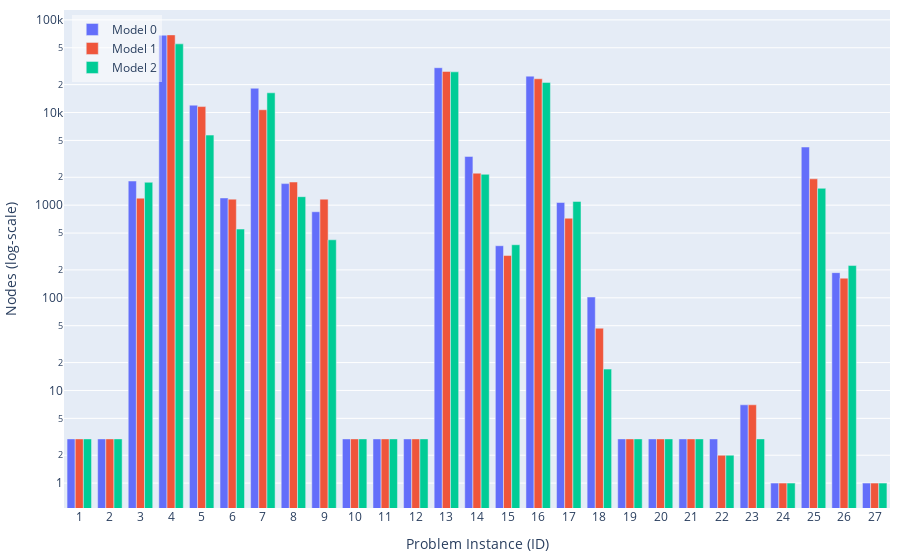

The cell this chart's notebook holds for it:
### Code cell
import plotly.graph_objects as go

# Create bar plot with visible zeros
# hovertemplate_text='Model: %{customdata[0]}<br>ID: %{x}<br>Gap: %{text}%<br>Nodes: %{customdata[1]}<br>Runtime: %{customdata[2]} s<extra></extra>'
hovertemplate_text='Model: %{customdata[0]}<br>ID: %{x}<br>N: %{customdata[1]}<br>J: %{customdata[2]}<br>T: %{customdata[3]}<br>Gap: %{text}%<br>Nodes: %{customdata[4]}<br>Runtime: %{customdata[5]} s<extra></extra>'
fig = go.Figure(data=[
    go.Bar(
        name='Model 0', 
        x=df0['ID'], 
        y=df0['nodes'],
        text=df0['gap'].apply(format_gap),  # Format text to 2 decimal places
        # Create a 2D array with multiple columns
        customdata=np.dstack((
            df0['model'], 
            df0['N'], 
            df0['J'], 
            df0['T'], 
            df0['nodes'], 
            df0['total_time'].apply(format_gap)
        ))[0],
        textposition='none',
        hovertemplate=hovertemplate_text
    ),
    go.Bar(
        name='Model 1', 
        x=df1['ID'], 
        y=df1['nodes'],
        text=df1['gap'].apply(format_gap),
        customdata=np.dstack((
            df1['model'], 
            df1['N'], 
            df1['J'], 
            df1['T'], 
            df1['nodes'], 
            df1['total_time'].apply(format_gap)
        ))[0],
        textposition='none',
        hovertemplate=hovertemplate_text
    ),
    go.Bar(
        name='Model 2', 
        x=df2['ID'], 
        y=df2['nodes'],
        text=df2['gap'].apply(format_gap),
        customdata=np.dstack((
            df2['model'], 
            df2['N'], 
            df2['J'], 
            df2['T'], 
            df2['nodes'], 
            df2['total_time'].apply(format_gap)
        ))[0],
        textposition='none',
        hovertemplate=hovertemplate_text
    ),
])

# Add a subtle visual indication for zero values
fig.update_layout(
    autosize=True,   # let the container size drive the plot
    margin=dict(l=10, r=10, t=10, b=10),    # width=1000,
    # width=1000,
    # height=600,
    barmode='group',
    yaxis = dict(
        title = 'Nodes (log-scale)',
        type='log',
    ),
    xaxis = dict(
        title = 'Problem Instance (ID)',
        tickmode = 'array',
        tickvals = list(range(0, 28)),
        ticktext = list(range(0, 28)),
    ),
    legend=dict(
        x=0.01,
        y=0.99,
        xanchor='left',
        yanchor='top',
        bgcolor='rgba(255, 255, 255, 0.5)'
    )
)

fig.show()

# Save as HTML
div_schedule = plot(
    fig, include_plotlyjs=True, config={"responsive": True}, output_type="div"
)
# write div snippet to file
with open('../docs/images/results-nodes.html', 'w') as f:
    f.write(div_schedule)

### Figure 1 — Plotly figure (JSON) as saved in the notebook; plotly's stock layout.template omitted (floating-point values rounded to 4 significant figures; data arrays with more than 128 entries replaced by an {"elided": "..."} marker saying what was removed)
{"data": [{"customdata": {"elided": "27x6 mixed values"}, "hovertemplate": "Model: %{customdata[0]}<br>ID: %{x}<br>N: %{customdata[1]}<br>J: %{customdata[2]}<br>T: %{customdata[3]}<br>Gap: %{text}%<br>Nodes: %{customdata[4]}<br>Runtime: %{customdata[5]} s<extra></extra>", "name": "Model 0", "text": ["0.00", "0.00", "0.00", "24.48", "97.70", "inf", "142.65", "inf", "inf", "0.00", "0.00", "0.00", "23.37", "inf", "inf", "38.88", "inf", "inf", "0.00", "0.00", "0.00", "0.00", "0.00", "inf", "0.00", "29.04", "inf"], "textposition": "none", "type": "bar", "x": [1, 2, 3, 4, 5, 6, 7, 8, 9, 10, 11, 12, 13, 14, 15, 16, 17, 18, 19, 20, 21, 22, 23, 24, 25, 26, 27], "y": [3.0, 3.0, 1822.0, 68360.0, 12010.0, 1197.0, 18290.0, 1709.0, 849.0, 3.0, 3.0, 3.0, 30460.0, 3358.0, 365.0, 24700.0, 1069.0, 102.0, 3.0, 3.0, 3.0, 3.0, 7.0, 1.0, 4242.0, 187.0, 1.0]}, {"customdata": {"elided": "27x6 mixed values"}, "hovertemplate": "Model: %{customdata[0]}<br>ID: %{x}<br>N: %{customdata[1]}<br>J: %{customdata[2]}<br>T: %{customdata[3]}<br>Gap: %{text}%<br>Nodes: %{customdata[4]}<br>Runtime: %{customdata[5]} s<extra></extra>", "name": "Model 1", "text": ["0.00", "0.00", "0.00", "25.36", "90.78", "111.79", "162.16", "205.40", "422.40", "0.00", "0.00", "0.00", "32.44", "93.71", "184.80", "37.77", "53.17", "153.32", "0.00", "0.00", "0.00", "0.00", "0.00", "2651.18", "0.00", "29.11", "16190.33"], "textposition": "none", "type": "bar", "x": [1, 2, 3, 4, 5, 6, 7, 8, 9, 10, 11, 12, 13, 14, 15, 16, 17, 18, 19, 20, 21, 22, 23, 24, 25, 26, 27], "y": [3.0, 3.0, 1190.0, 68860.0, 11600.0, 1162.0, 10710.0, 1778.0, 1161.0, 3.0, 3.0, 3.0, 27770.0, 2215.0, 286.0, 23140.0, 723.0, 47.0, 3.0, 3.0, 3.0, 2.0, 7.0, 1.0, 1925.0, 163.0, 1.0]}, {"customdata": {"elided": "27x6 mixed values"}, "hovertemplate": "Model: %{customdata[0]}<br>ID: %{x}<br>N: %{customdata[1]}<br>J: %{customdata[2]}<br>T: %{customdata[3]}<br>Gap: %{text}%<br>Nodes: %{customdata[4]}<br>Runtime: %{customdata[5]} s<extra></extra>", "name": "Model 2", "text": ["0.00", "0.00", "0.00", "26.11", "84.09", "114.47", "147.69", "207.40", "539.45", "0.00", "0.00", "0.00", "35.75", "93.62", "185.33", "34.51", "93.85", "159.55", "0.00", "0.00", "0.00", "0.00", "0.00", "2652.31", "0.00", "30.70", "16190.33"], "textposition": "none", "type": "bar", "x": [1, 2, 3, 4, 5, 6, 7, 8, 9, 10, 11, 12, 13, 14, 15, 16, 17, 18, 19, 20, 21, 22, 23, 24, 25, 26, 27], "y": [3.0, 3.0, 1767.0, 55110.0, 5706.0, 552.0, 16320.0, 1235.0, 423.0, 3.0, 3.0, 3.0, 27490.0, 2154.0, 374.0, 21150.0, 1098.0, 17.0, 3.0, 3.0, 3.0, 2.0, 3.0, 1.0, 1521.0, 223.0, 1.0]}], "layout": {"autosize": true, "barmode": "group", "legend": {"bgcolor": "rgba(255, 255, 255, 0.5)", "x": 0.01, "xanchor": "left", "y": 0.99, "yanchor": "top"}, "margin": {"b": 10, "l": 10, "r": 10, "t": 10}, "xaxis": {"tickmode": "array", "ticktext": [0, 1, 2, 3, 4, 5, 6, 7, 8, 9, 10, 11, 12, 13, 14, 15, 16, 17, 18, 19, 20, 21, 22, 23, 24, 25, 26, 27], "tickvals": [0, 1, 2, 3, 4, 5, 6, 7, 8, 9, 10, 11, 12, 13, 14, 15, 16, 17, 18, 19, 20, 21, 22, 23, 24, 25, 26, 27], "title": {"text": "Problem Instance (ID)"}}, "yaxis": {"title": {"text": "Nodes (log-scale)"}, "type": "log"}}}
